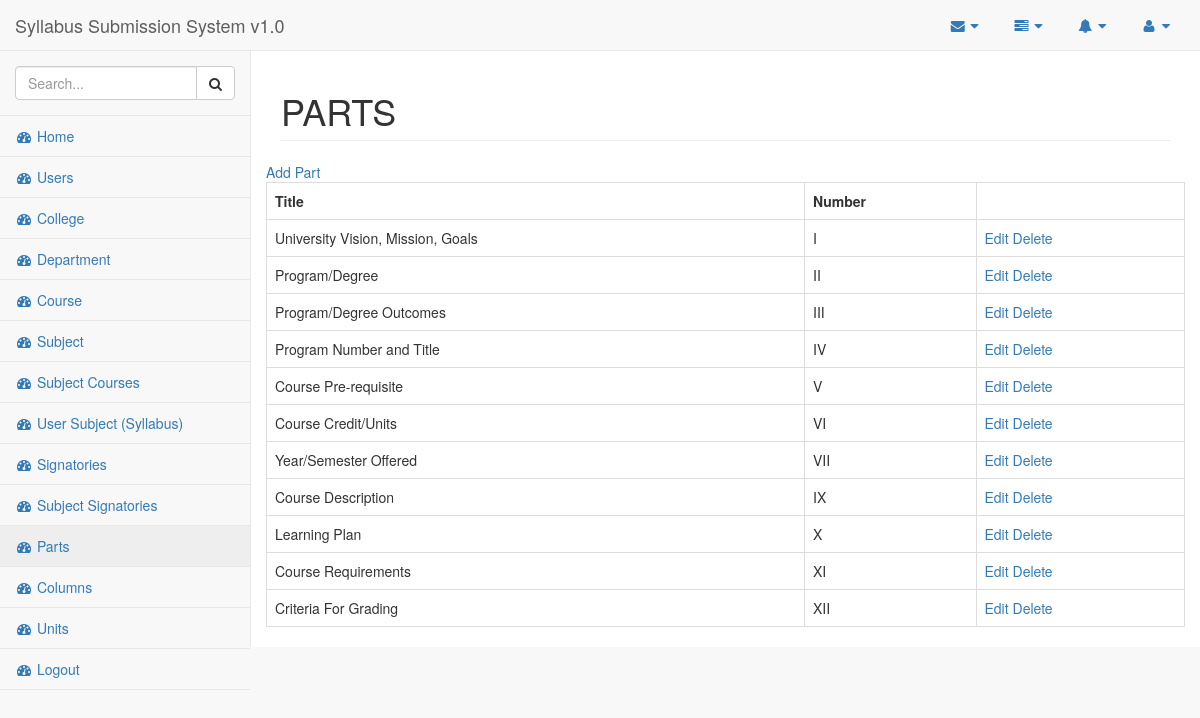
/?page=parts (signed in), run on the app's committed database.
### tables this page shows
CREATE TABLE `parts` (
  `parts_id` int(20) NOT NULL,
  `title` varchar(50) NOT NULL,
  `number` varchar(5) NOT NULL
);

### pages/parts.php (the view, shortened to what this page needs)
<?php
$parts = $DB->query( "SELECT * FROM parts" );
?>
<link><a href="<?php echo SITE_URL ?>/?page=add-new-parts">Add Part </a></button>
<table class="table table-bordered">
<tr>
<th>Title</th>
<th>Number</th>
<th></th>
</tr>
<?php if( $parts->num_rows ) { ?>
<?php while( $part = $parts->fetch_object() ) { ?>
<tr>
<td><?php echo $part->title ?></td>
<td><?php echo $part->number ?></td>
<td>
	<a href="<?php echo SITE_URL ?>/?page=edit_parts&parts_id=<?php echo $part->parts_id ?>">Edit</a>
	<a href="<?php echo SITE_URL ?>/?action=delete_parts&parts_id=<?php echo $part->parts_id ?>" onclick="return confirm('Are you sure you want to delete this parts?');">Delete</a>
</td>
</tr>
<?php } ?>
<?php } else { ?>
<tr>
<td colspan="4">No current record.</td>
</tr>
<?php } ?>
</table>

### data on the page
parts: title "University Vision, Mission, Goals", number "I"
parts: title "Program/Degree", number "II"
parts: title "Program/Degree Outcomes", number "III"
parts: title "Program Number and Title", number "IV"
parts: title "Course Pre-requisite", number "V"
parts: title "Course Credit/Units", number "VI"
parts: title "Year/Semester Offered", number "VII"
parts: title "Course Description", number "IX"
parts: title "Learning Plan", number "X"
parts: title "Course Requirements", number "XI"
parts: title "Criteria For Grading", number "XII"
